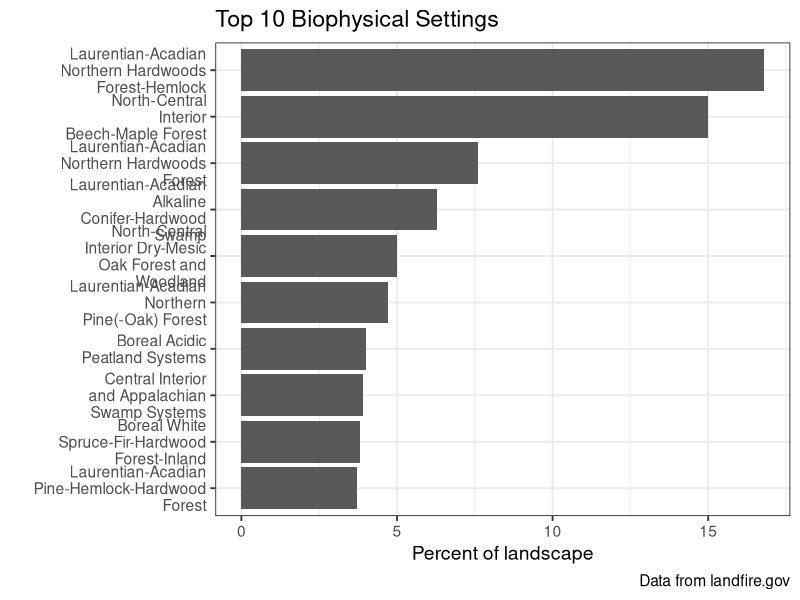
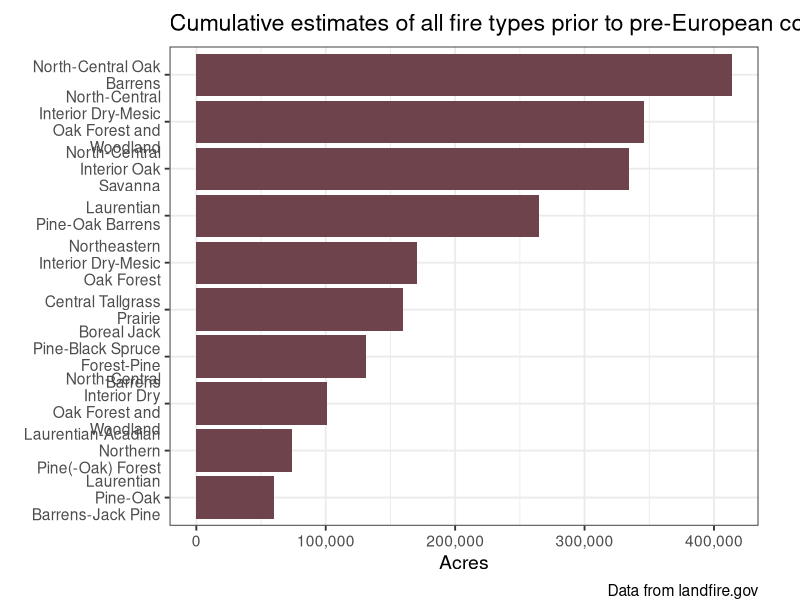
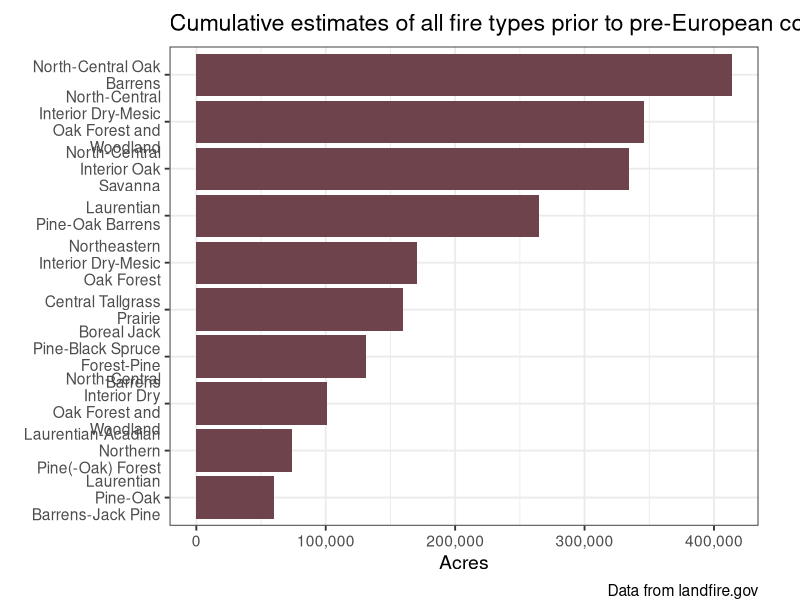

Source code (R) for these figures, in order:
## ---- chunk 1
library(tidyverse)
library(scales)
library(stringr)

bps_data <- read.csv("data/bps_atts_r.csv")

bpsname <- bps_data %>%
  group_by(BPS_NAME) %>%
  summarize(ACRES = sum(ACRES),
            REL_PERCENT = sum(REL_PERCENT)) %>%
  arrange(desc(REL_PERCENT)) %>%
  subset(BPS_NAME != "Open Water" & BPS_NAME != "Barren-Rock/Sand/Clay") %>%
  distinct(BPS_NAME, .keep_all = TRUE) %>%
  top_n(n = 10, wt = REL_PERCENT) 

# plot
bpsChart <- 
  ggplot(data = bpsname, aes(x = BPS_NAME, y = REL_PERCENT)) +
  geom_bar(stat = "identity") +
  labs(
    title = "Top 10 Biophysical Settings",
    caption = "Data from landfire.gov",
    x = "",
    y = "Percent of landscape") +
  scale_x_discrete(limits = rev(bpsname$BPS_NAME),
                   labels = function(x) str_wrap(x, width = 18)) +
  coord_flip() +
  theme_bw(base_size = 14)


bpsChart
## ---- chunk 2
# read bps attribute table .csv and summarize
annualFire <- bps_data %>%
  mutate(annual_fire_acres = ((1/FRI_ALLFIR)*ACRES)) %>%
  filter(BPS_NAME != 'Open Water') %>%
  group_by(BPS_NAME) %>%
  summarize(acres = sum(annual_fire_acres)) %>%
  arrange(desc(acres)) %>%
  top_n(n = 10, wt = acres)

# plot
fireChart <- 
  ggplot(data = annualFire, aes(x = BPS_NAME, y = acres)) +
  geom_bar(stat = "identity", fill = "#6e434c") +
  labs(
    title = "Cumulative estimates of all fire types prior to pre-European colonization",
    caption = "Data from landfire.gov",
    x = "",
    y = "Acres") +
  scale_x_discrete(limits = rev(annualFire$BPS_NAME),
                   labels = function(x) str_wrap(x, width = 18)) +
  scale_y_continuous(name = 'Acres', labels = comma) +
  coord_flip() +
  theme_bw(base_size = 14) +
  theme(plot.margin = margin(10, 30, 0, 0))

fireChart

# if the plot looks good, save it
ggsave("./OUTPUTS/fireChart.png", width = 12, height = 5)
